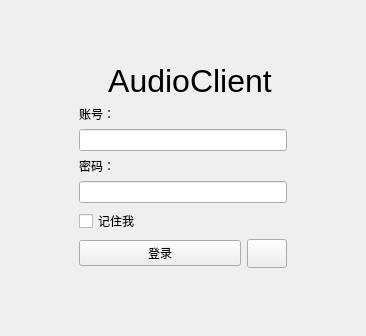
<?xml version="1.0" encoding="UTF-8"?>
<ui version="4.0">
 <class>LoginWindow</class>
 <widget class="QWidget" name="LoginWindow">
  <property name="geometry">
   <rect>
    <x>0</x>
    <y>0</y>
    <width>366</width>
    <height>336</height>
   </rect>
  </property>
  <property name="windowTitle">
   <string>AudioClient</string>
  </property>
  <layout class="QGridLayout" name="gridLayout">
   <item row="1" column="0" colspan="3">
    <layout class="QGridLayout" name="layout_title">
     <property name="sizeConstraint">
      <enum>QLayout::SizeConstraint::SetFixedSize</enum>
     </property>
     <item row="1" column="3">
      <spacer name="spacer_r">
       <property name="orientation">
        <enum>Qt::Orientation::Horizontal</enum>
       </property>
       <property name="sizeHint" stdset="0">
        <size>
         <width>40</width>
         <height>20</height>
        </size>
       </property>
      </spacer>
     </item>
     <item row="1" column="2">
      <widget class="QLabel" name="label_title">
       <property name="sizePolicy">
        <sizepolicy hsizetype="Fixed" vsizetype="Preferred">
         <horstretch>0</horstretch>
         <verstretch>0</verstretch>
        </sizepolicy>
       </property>
       <property name="font">
        <font>
         <family>Leelawadee UI</family>
         <pointsize>24</pointsize>
         <fontweight>ExtraBold</fontweight>
        </font>
       </property>
       <property name="text">
        <string>AudioClient</string>
       </property>
       <property name="alignment">
        <set>Qt::AlignmentFlag::AlignCenter</set>
       </property>
      </widget>
     </item>
     <item row="1" column="1">
      <widget class="QLabel" name="label_icon">
       <property name="sizePolicy">
        <sizepolicy hsizetype="Fixed" vsizetype="Fixed">
         <horstretch>0</horstretch>
         <verstretch>0</verstretch>
        </sizepolicy>
       </property>
       <property name="maximumSize">
        <size>
         <width>43</width>
         <height>43</height>
        </size>
       </property>
       <property name="text">
        <string/>
       </property>
       <property name="pixmap">
        <pixmap resource="../../../resource.qrc">:/icon/logo</pixmap>
       </property>
       <property name="scaledContents">
        <bool>true</bool>
       </property>
       <property name="alignment">
        <set>Qt::AlignmentFlag::AlignCenter</set>
       </property>
      </widget>
     </item>
     <item row="1" column="0">
      <spacer name="spacer_l">
       <property name="orientation">
        <enum>Qt::Orientation::Horizontal</enum>
       </property>
       <property name="sizeHint" stdset="0">
        <size>
         <width>40</width>
         <height>20</height>
        </size>
       </property>
      </spacer>
     </item>
    </layout>
   </item>
   <item row="0" column="1">
    <spacer name="spacer_t">
     <property name="orientation">
      <enum>Qt::Orientation::Vertical</enum>
     </property>
     <property name="sizeHint" stdset="0">
      <size>
       <width>208</width>
       <height>35</height>
      </size>
     </property>
    </spacer>
   </item>
   <item row="2" column="1" rowspan="2">
    <layout class="QVBoxLayout" name="layout_form">
     <item>
      <widget class="QLabel" name="label_account">
       <property name="text">
        <string>账号：</string>
       </property>
      </widget>
     </item>
     <item>
      <widget class="QLineEdit" name="line_edit_account">
       <property name="minimumSize">
        <size>
         <width>200</width>
         <height>0</height>
        </size>
       </property>
      </widget>
     </item>
     <item>
      <widget class="QLabel" name="label_password">
       <property name="text">
        <string>密码：</string>
       </property>
      </widget>
     </item>
     <item>
      <widget class="QLineEdit" name="line_edit_password">
       <property name="minimumSize">
        <size>
         <width>200</width>
         <height>0</height>
        </size>
       </property>
       <property name="echoMode">
        <enum>QLineEdit::EchoMode::Password</enum>
       </property>
      </widget>
     </item>
     <item>
      <widget class="QCheckBox" name="check_box_remember_me">
       <property name="text">
        <string>记住我</string>
       </property>
      </widget>
     </item>
    </layout>
   </item>
   <item row="4" column="1">
    <layout class="QGridLayout" name="layout_buttons">
     <item row="0" column="0">
      <widget class="QPushButton" name="button_login">
       <property name="text">
        <string>登录</string>
       </property>
      </widget>
     </item>
     <item row="0" column="1">
      <widget class="QPushButton" name="button_settings">
       <property name="sizePolicy">
        <sizepolicy hsizetype="Fixed" vsizetype="Fixed">
         <horstretch>0</horstretch>
         <verstretch>0</verstretch>
        </sizepolicy>
       </property>
       <property name="minimumSize">
        <size>
         <width>29</width>
         <height>29</height>
        </size>
       </property>
       <property name="text">
        <string/>
       </property>
       <property name="icon">
        <iconset resource="../../../resource.qrc">
         <normaloff>:/icon/setting</normaloff>:/icon/setting</iconset>
       </property>
      </widget>
     </item>
    </layout>
   </item>
   <item row="3" column="2">
    <spacer name="spacer_r_2">
     <property name="orientation">
      <enum>Qt::Orientation::Horizontal</enum>
     </property>
     <property name="sizeHint" stdset="0">
      <size>
       <width>212</width>
       <height>114</height>
      </size>
     </property>
    </spacer>
   </item>
   <item row="3" column="0">
    <spacer name="spacer_l_2">
     <property name="orientation">
      <enum>Qt::Orientation::Horizontal</enum>
     </property>
     <property name="sizeHint" stdset="0">
      <size>
       <width>212</width>
       <height>20</height>
      </size>
     </property>
    </spacer>
   </item>
   <item row="6" column="1">
    <spacer name="spacer_b">
     <property name="orientation">
      <enum>Qt::Orientation::Vertical</enum>
     </property>
     <property name="sizeHint" stdset="0">
      <size>
       <width>208</width>
       <height>57</height>
      </size>
     </property>
    </spacer>
   </item>
  </layout>
 </widget>
 <resources>
  <include location="../../../resource.qrc"/>
  <include location="../../../resource.qrc"/>
 </resources>
 <connections/>
</ui>
